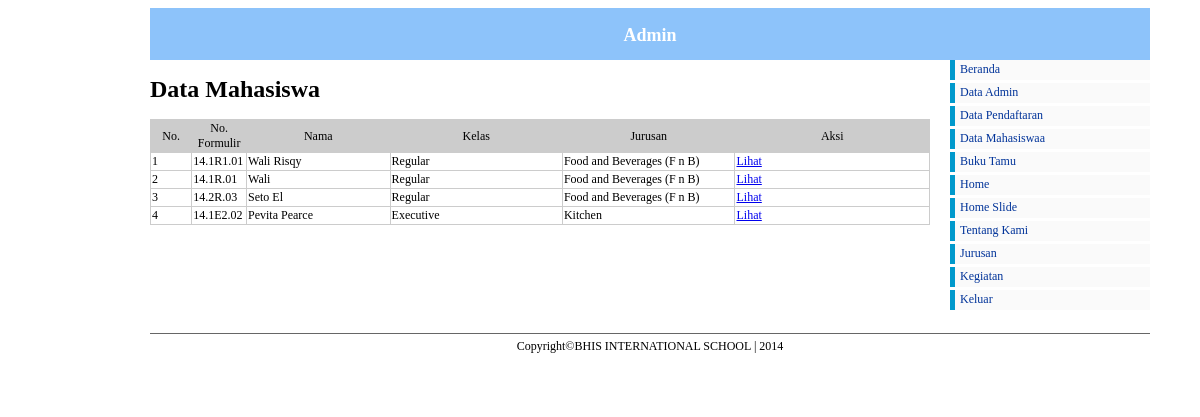
The app's page /admin/index.php?pg=mahasiswa/data_mahasiswa (signed in) with its own data.
### tables this page shows
CREATE TABLE IF NOT EXISTS `mahasiswa` (
  `nis` varchar(17) NOT NULL,
  `nama` varchar(50) NOT NULL,
  `foto` varchar(100) NOT NULL,
  `kelas` char(1) NOT NULL,
  `jurusan` int(1) NOT NULL,
  `jenis_kelamin` varchar(10) NOT NULL,
  `agama` varchar(10) NOT NULL,
  `email` varchar(100) NOT NULL,
  `password` varchar(40) NOT NULL,
  `alamat` varchar(100) NOT NULL,
  `kota_lahir` varchar(30) NOT NULL,
  `tanggal_lahir` date NOT NULL,
  `sekolah` varchar(50) NOT NULL,
  `tingkat` char(5) NOT NULL,
  `hobi` varchar(100) DEFAULT NULL,
  `cita` varchar(100) DEFAULT NULL,
  `tlp` char(12) NOT NULL,
  `ayah` varchar(50) DEFAULT NULL,
  `ibu` varchar(50) DEFAULT NULL,
  `pekerjaanayah` varchar(50) DEFAULT NULL,
  `pekerjaanibu` varchar(50) DEFAULT NULL,
  `tanggal_daftar` timestamp NOT NULL DEFAULT CURRENT_TIMESTAMP,
  PRIMARY KEY (`nis`)
);

CREATE TABLE IF NOT EXISTS `kelas` (
  `id` char(1) NOT NULL,
  `nama` varchar(50) NOT NULL,
  `jam` time NOT NULL
);

CREATE TABLE IF NOT EXISTS `jurusan` (
  `id` int(11) NOT NULL AUTO_INCREMENT,
  `judul` varchar(200) NOT NULL,
  `isi` text NOT NULL,
  `gambar` varchar(100) NOT NULL,
  `jadwal` varchar(50) NOT NULL,
  PRIMARY KEY (`id`)
);

### admin/mahasiswa/data_mahasiswa.php (the view)
<h1>Data Mahasiswa</h1>
<table width="650" border="1">
	<tr id="jtabel">
		<td width="40">No.</td>
		<td width="52">No. Formulir</td>
		<td width="150">Nama</td>
		<td width="180">Kelas</td>
		<td width="180">Jurusan</td>
		<td width="206">Aksi</td>
	</tr>
	<?php
	$data = mysql_query("SELECT m.*, j.judul AS jurusan, k.nama AS kelas
		FROM mahasiswa AS m
			INNER JOIN jurusan AS j ON m.jurusan = j.id
			INNER JOIN kelas AS k ON m.kelas = k.id") or die(mysql_error());
	$no = 1;
	while($tampil = mysql_fetch_array($data))
	{
	?>
	<tr>
		<td><?php echo $no++;?></td>
		<td><?php echo $tampil['nis'];?></td>
		<td><?php echo $tampil['nama']; ?></td>
		<td><?php echo $tampil['kelas'];?></td>
		<td><?php echo $tampil['jurusan'];?></td>
		<td>
			<a href="?pg=mahasiswa/lihat_mahasiswa&id=<?php echo $tampil['nis'];?>" class="klik" >Lihat</a>
		</td>
	</tr>
<?php
	}
?>
</table>

### admin/css/admin.css (style rules this page uses)
body { font-size: 62.5%; font-family: "Trebuchet MS", "Arial", "Helvetica", "Verdana", "sans-serif"; }
table { font-size: 12px; width:780px; border:1px solid #CCC; border-collapse:collapse; }
#jtabel { height:30px; background-color:#CCC; text-align:center; }

### records on screen
mahasiswa: nis "14.1R1.01", nama "Wali Risqy", kelas.nama "Regular", jurusan.judul "Food and Beverages (F n B)"
mahasiswa: nis "14.1R.01", nama "Wali", kelas.nama "Regular", jurusan.judul "Food and Beverages (F n B)"
mahasiswa: nis "14.2R.03", nama "Seto El", kelas.nama "Regular", jurusan.judul "Food and Beverages (F n B)"
mahasiswa: nis "14.1E2.02", nama "Pevita Pearce", kelas.nama "Executive", jurusan.judul "Kitchen"
